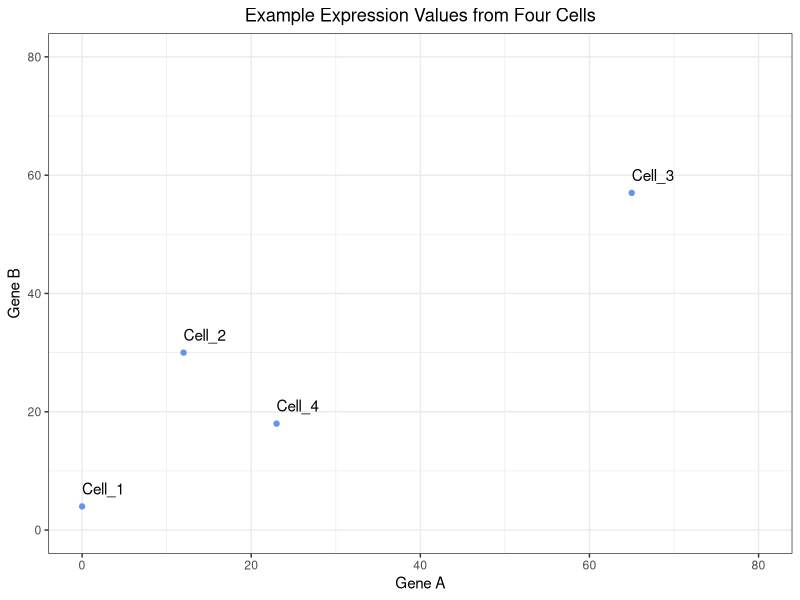
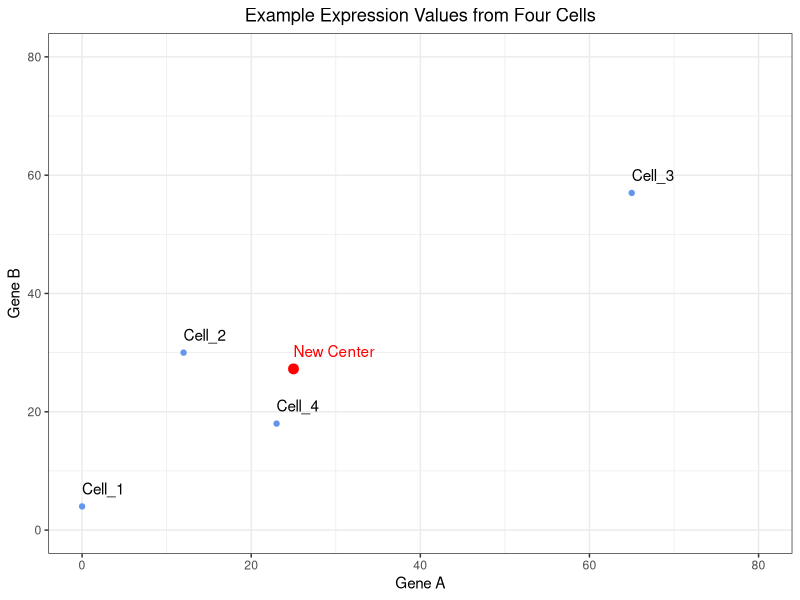
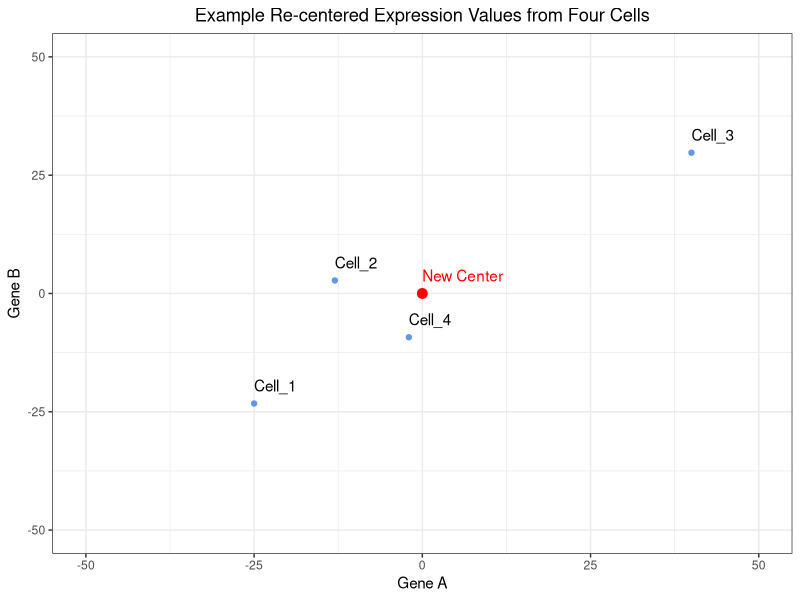

Recreate these plots in R, in order.
# Theory of PCA ####


# Add your custom directory to the list of places R looks for gems
.libPaths(c("/courses/software/R_libs", .libPaths()))

# Now you can load them normally

library(tidyverse)
## Creating an example data set

# Create a vector for Cell IDs
cells <- c("Cell_1", "Cell_2", "Cell_3", "Cell_4")
# Create a vector to hold expression values for Gene A across all of the cells
Gene_A <- c(0, 12, 65, 23)
# Create a vector to hold expression values for Gene B across all of the cells
Gene_B <- c(4, 30, 57, 18)

# Create a tibble to hold the cell names and expression values
expression_tibble <- tibble(cells, Gene_A, Gene_B)
 
 # View the expression tibble
 expression_tibble
 
 
 # Let’s get an idea of what our data looks like by plotting it:
 
 # Create a plot to view the raw expression data
 ggplot(expression_tibble, aes(x = Gene_A, y = Gene_B, label = cells)) +
   geom_point(color = "cornflowerblue") +
   geom_text(hjust = 0, vjust = -1) +
   xlim(0, 80) +
   ylim(0, 80) +
   theme_bw() +
   xlab("Gene A") +
   ylab("Gene B") +
   ggtitle("Example Expression Values from Four Cells") +
   theme(plot.title = element_text(hjust = 0.5))
 
 ## Re-centering the dataset
 
 # Determine the center of the data by:
 # Finding the average expression of gene A
 Gene_A_mean <- mean(expression_tibble$Gene_A)
 # Finding the average expression of gene B
   Gene_B_mean <- mean(expression_tibble$Gene_B)
   
# Create a vector to hold the center of the data
center_of_data <- c(Gene_A_mean, Gene_B_mean)
# Assign names to the components of the vector
names(center_of_data) <- c("Gene_A", "Gene_B")
# Print out the center_of_data vector
  center_of_data

  
  # View where the center of the data is located
ggplot(expression_tibble, aes(x = Gene_A, y = Gene_B, label = cells)) +
  geom_point(color = "cornflowerblue") +
  annotate("point", x = Gene_A_mean, y = Gene_B_mean, color = "red", size = 3) +
  geom_text(hjust = 0, vjust = -1) +
  annotate("text", x = Gene_A_mean, y = Gene_B_mean, color = "red", label="New Center", hjust = 0, vjust = -1) +
  xlim(0, 80) +
  ylim(0, 80) +
  theme_bw() +
  xlab("Gene A") +
  ylab("Gene B") +
  ggtitle("Example Expression Values from Four Cells") +
  theme(plot.title = element_text(hjust = 0.5))

## 2. Translate the points from their raw expression coordinates to coordinates centered around the center of the data
# Shift the data points so that they data is centered on the origin
recentered_expression_tibble <- expression_tibble %>%
  mutate(
    Gene_A = Gene_A - Gene_A_mean,
    Gene_B = Gene_B - Gene_B_mean
    )
  
# Print out the re-centered data
recentered_expression_tibble
  
  
# Plot the raw data after it has been shifted to have the center of the data align with the origin
ggplot(recentered_expression_tibble, aes(x = Gene_A, y = Gene_B, label = cells)) +
  geom_point(color = "cornflowerblue") +
  annotate("point", x = 0, y = 0, color = "red", size = 3) +
  geom_text(hjust = 0, vjust = -1) +
  annotate("text", x = 0, y = 0, color = "red", label="New Center", hjust = 0, vjust = -1) +
  xlim(-50, 50) +
  ylim(-50, 50) +
  theme_bw() +
  xlab("Gene A") +
  ylab("Gene B") +
  ggtitle("Example Re-centered Expression Values from Four Cells") +
  theme(plot.title = element_text(hjust = 0.5))
